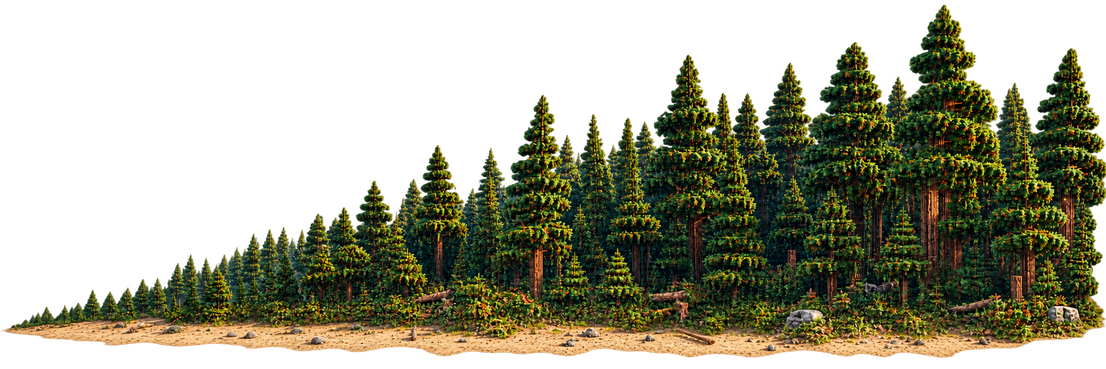
#> input picture docs/ref/pines-source.png, 1106 x 369 px, shrunk from 2172 x 724 before the run, found by its file name
$ python make-pines-original.py
#> lines starting #> are read from the running program, lines starting #| are printed output that depends on the picture
# Build assets/horizon/pines-original.png from the horizon-pines image Ben supplied.
#
# The current source (docs/ref/pines-source.png) already carries a real alpha channel -- measured,
# fully transparent at the top and bottom and dense through the middle -- so unlike the earlier white-background
# strip there is nothing to key out. The one thing that DOES matter is the transparent MARGIN: the game stands
# the quad's bottom edge on the waterline, so any empty rows underneath the trees would float the whole stand
# above the sea. The image is trimmed to its alpha bounding box, which makes the quad's edges the picture's
# edges and the aspect below honest.
from PIL import Image

SRC = 'docs/ref/pines-source.png'
OUT = 'assets/horizon/pines-original.png'

im = Image.open(SRC).convert('RGBA')
#> im is the input picture: PIL image 1106x369 RGBA; mean R, G, B, A 38.6, 38, 16.8, 123.7
w, h = im.size
#> w = 1106; h = 369
bbox = im.split()[3].getbbox()          # tightest box holding any non-zero alpha
#> bbox = (0, 0, 1106, 362)
if bbox is None:
    raise SystemExit('the source has no opaque pixels at all')
out = im.crop(bbox)
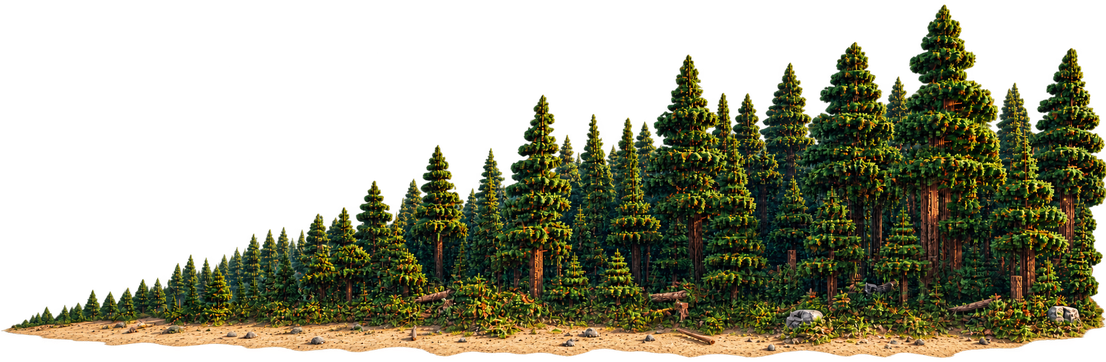
#> out: PIL image 1106x362 RGBA; mean R, G, B, A 39.3, 38.8, 17.1, 126.1; transparent parts drawn white
out.save(OUT)
ow, oh = out.size
#> ow = 1106; oh = 362
print(f'{SRC} {w}x{h}  content bbox {bbox}')
#| docs/ref/pines-source.png 1106x369  content bbox (0, 0, 1106, 362)
print(f'  trimmed {w-ow} px of width and {h-oh} px of height of pure margin')
#|   trimmed 0 px of width and 7 px of height of pure margin
print(f'  wrote {OUT} {ow}x{oh}  aspect {ow/oh:.4f}   <-- _PIN_ASPECT')
#|   wrote assets/horizon/pines-original.png 1106x362  aspect 3.0552   <-- _PIN_ASPECT
